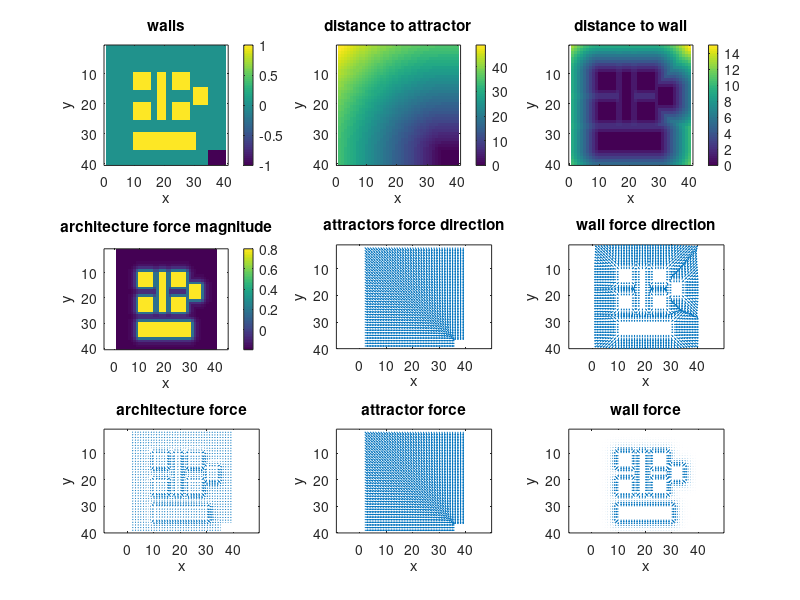
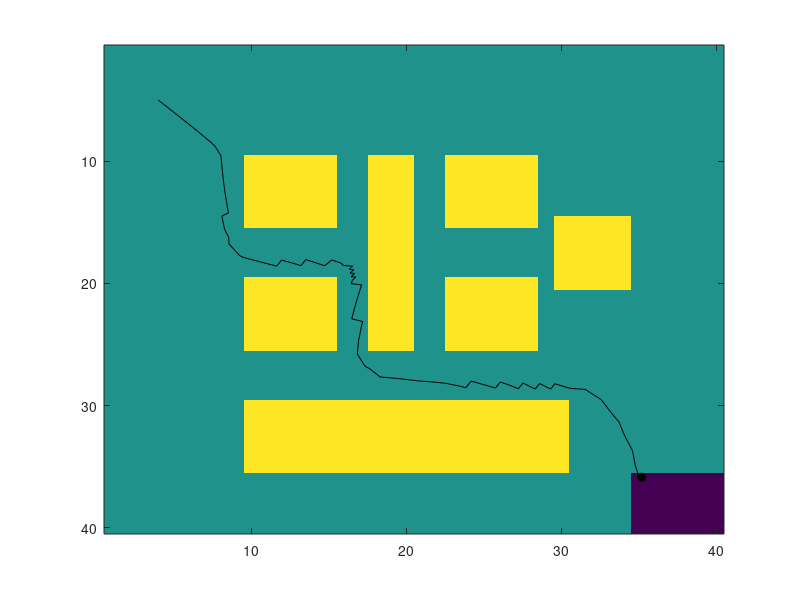

Recreate these plots in MATLAB, in order. (Note: this script raises an error after producing the figures.)

%========================
% repulsive walls
% fabiocrameri 2011.1026
%========================

clear
display('*******')
%---------------------------------------------
%input ---------------------------------------

runName     = 'test';
saveMovie   = logical(1);

nx          = 40;
ny          = 40;

attrSpread  = {'exp' 'linear' 'const'};
attrSpread  = attrSpread{3};

attrForce   = 0.2; %1 is the same as wall force

%Architecture position
% X-POSITION(left right) / Y-POSITION(bottom top) / TYPE(1:repulsive 2:attractor)
Arch = [
    10 30       30 35   1
    35 40       36 40   2
    30 34       15 20   1
    18 20       10 25 	1
    10 15       10 15   1
    10 15       20 25   1
    23 28       10 15   1
    23 28       20 25   1
    ...%26 27       28 30   1
];



%---------------------------------------------
%describe wall -------------------------------
display('describing walls')

GRIDwall = zeros(nx,ny);
GRIDattr = zeros(nx,ny);
grid = zeros(nx,ny,2);

for i=1:nx
    for j=1:ny
        
        grid(i,j,:) = [i j];
        
        %loop all architecture
        for k=1:size(Arch,1)
            if ( i>=Arch(k,1) && i<=Arch(k,2)...
                    && j>=Arch(k,3) && j<=Arch(k,4) )
                if (Arch(k,5)==1)
                    GRIDwall(i,j) = 1;  %is wall
                elseif (Arch(k,5)==2)
                    GRIDattr(i,j) = -1; %is attractor
                end
            end
        end
        
    end
end
GRIDarch = GRIDwall+GRIDattr;


figure(1),clf
subplot(3,3,1)
imagesc(GRIDarch')
title('walls')
xlabel('x')
ylabel('y')
colorbar
axis equal; axis tight


%---------------------------------------------
%distance to wall ----------------------------
display('calculating distance to architecture and architecture force')

distToWall = ones(nx,ny)*nx*ny; %make sure it is big enough
distToAttr = ones(nx,ny)*nx*ny; %make sure it is big enough
F_wall = zeros(nx,ny);
F_attr = zeros(nx,ny);
for i=1:nx
    for j=1:ny
        
        %find distance to wall
        %loop architecture
        for ii=1:nx
            for jj=1:ny
                if ( sqrt((ii-i)^2+(jj-j)^2)<distToWall(i,j) && GRIDarch(ii,jj)==1 )  %get shortest distance to walls
                    distToWall(i,j) = sqrt( (ii-i)^2 + (jj-j)^2 );
                end
                if( sqrt((ii-i)^2+(jj-j)^2)<distToAttr(i,j) && GRIDarch(ii,jj)==-1 )  %get shortest distance to attractors
                    distToAttr(i,j) = sqrt( (ii-i)^2 + (jj-j)^2 );
                end
            end
        end
    end
end

%---------------------------------------------
%wall force ----------------------------------
% f =  %from Helbing2000
F_wall = exp(-distToWall);    %max. force value should be 1.0
if strcmp(attrSpread,'exp')
    F_attr = -exp(-distToAttr);
elseif strcmp(attrSpread,'linear')    
    F_attr = attrForce*(-1+distToAttr./max(max(distToAttr)));
elseif strcmp(attrSpread,'const')
    F_attr = -attrForce;
end

F_arch = F_wall+F_attr;


subplot(3,3,3)
imagesc(distToWall')
title('distance to wall')
xlabel('x')
ylabel('y')
colorbar
axis equal; axis tight

subplot(3,3,2)
imagesc(distToAttr')
title('distance to attractor')
xlabel('x')
ylabel('y')
colorbar
axis equal; axis tight

subplot(3,3,4)
imagesc(F_arch')
title('architecture force magnitude')
xlabel('x')
ylabel('y')
colorbar
axis equal; axis tight


%---------------------------------------------
%force direction -----------------------------
display('calculating force direction')

xgradWall = zeros(nx,ny); xgradAttr = zeros(nx,ny);
ygradWall = zeros(nx,ny); ygradAttr = zeros(nx,ny);
for i=2:nx-1
    for j=2:ny-1
        
        xgradWall(i,j) = distToWall(i+1,j)-distToWall(i-1,j);
        ygradWall(i,j) = distToWall(i,j+1)-distToWall(i,j-1);
        
        xgradAttr(i,j) = -(distToAttr(i+1,j)-distToAttr(i-1,j));
        ygradAttr(i,j) = -(distToAttr(i,j+1)-distToAttr(i,j-1));
        
    end
end

%boundary conditions -----------------------------

xgradWall(1,:)  = 0;   ygradWall(1,:)  = 0; %open boundaries
xgradWall(nx,:) = 0;   ygradWall(nx,:) = 0;
xgradWall(:,1)  = 0;   ygradWall(:,1)  = 0;
xgradWall(:,ny) = 0;   ygradWall(:,ny) = 0;

xgradAttr(1,:)  = 0;   ygradAttr(1,:)  = 0; %open boundaries
xgradAttr(nx,:) = 0;   ygradAttr(nx,:) = 0;
xgradAttr(:,1)  = 0;   ygradAttr(:,1)  = 0;
xgradAttr(:,ny) = 0;   ygradAttr(:,ny) = 0;

% -------------------------------------------------



%---------------------------------------------
%wall force direction  -----------------------
display('calculating architecture force direction')

xgradF_wall = xgradWall .* F_wall;
ygradF_wall = ygradWall .* F_wall;
xgradF_attr = -xgradAttr .* F_attr;
ygradF_attr = -ygradAttr .* F_attr;

%combine both:
xgradF_arch = xgradF_wall + xgradF_attr;
ygradF_arch = ygradF_wall + ygradF_attr;


subplot(3,3,6)
quiver(grid(:,:,1),grid(:,:,2),xgradWall,ygradWall)
axis ij
title('wall force direction')
xlabel('x')
ylabel('y')
axis equal; axis tight

subplot(3,3,5)
quiver(grid(:,:,1),grid(:,:,2),xgradAttr,ygradAttr)
axis ij
title('attractors force direction')
xlabel('x')
ylabel('y')
axis equal; axis tight

subplot(3,3,9)
quiver(grid(:,:,1),grid(:,:,2),xgradF_wall,ygradF_wall)
axis ij
title('wall force')
xlabel('x')
ylabel('y')
axis equal; axis tight

subplot(3,3,8)
quiver(grid(:,:,1),grid(:,:,2),xgradF_attr,ygradF_attr)
axis ij
title('attractor force')
xlabel('x')
ylabel('y')
axis equal; axis tight

subplot(3,3,7)
quiver(grid(:,:,1),grid(:,:,2),xgradF_arch,ygradF_arch)
axis ij
title('architecture force')
xlabel('x')
ylabel('y')
axis equal; axis tight





%---------------------------------------------
%let's move! ---------------------------------
display('run Don, run! ...')

t_max = 1000;

%initial position
Don = [ 4 5 ];  %x y

DonPath = zeros(t_max,2).*NaN;

for t=1:t_max
    DonPath(t,:) = Don;
    
    %move Don
    Don = Don + [xgradF_arch(round(Don(1,1)),round(Don(1,2))) ygradF_arch(round(Don(1,1)),round(Don(1,2)))];
    
%     Donx = interp2( grid(:,:,1),grid(:,:,2),xgradF_arch,Don(1,1),Don(1,2) ); %interpolate x gradient

    
    
       
    figure(2)
    imagesc(GRIDarch')
    hold on
    plot(Don(1,1),Don(1,2),'ok','MarkerFaceColor','k')
    
    plot(DonPath(:,1),DonPath(:,2),'k')
    axis ij
    
    
    
    
    if saveMovie
        Mov(t) = getframe; %save frames for movie
    end
    
    
    if ( Don(1,1)>nx-5 && Don(1,2)>ny-5 )
        break
    end
end


if saveMovie
    movie(Mov)  %show movie    
    movie2avi(Mov,[runName]);  %save movie
    display(['Movie ',runName,'.avi was saved to ',pwd])
end



















